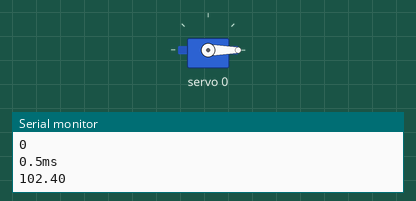
A sketch run on a simulated Arduino Uno, built with avr-gcc and run on an emulated ATmega328P. On the bench: servo, the last lines printed to the serial monitor.

Above: at 0.05 s.
At 17.45 s:
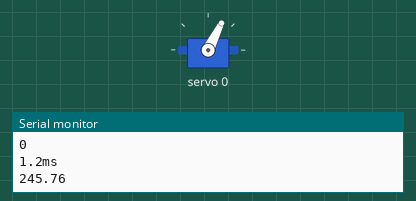
At 35.0 s:
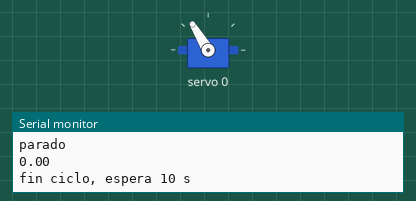
Timing chart, 0 to 45.5 s (numbered marks = the images above):
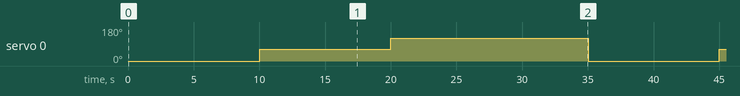

Measured:
- by itself, servo 0: repeats every 35.0 s: 121° 15.0 s, 0° 10.0 s, 63° 10.0 s

The sketch:

PrimeraPrueba.ino
```cpp
//https://www.tutorialspoint.com/arduino/arduino_servo_motor.htm#:~:text=A%20Servo%20Motor%20is%20a,angular%20position%20of%20the%20shaft.

#include <Wire.h>
#include <Adafruit_PWMServoDriver.h>
// called this way, it uses the default address 0x40
Adafruit_PWMServoDriver pwm = Adafruit_PWMServoDriver();
//#define SERVOMIN  150 // This is the 'minimum' pulse length count (out of 4096)
//#define SERVOMAX  2400 // This is the 'maximum' pulse length count (out of 4096)
//#define USMIN  600 // This is the rounded 'minimum' microsecond length based on the minimum pulse of 150
//#define USMAX  2400 // This is the rounded 'maximum' microsecond length based on the maximum pulse of 600
#define SERVO_FREQ 50 // Analog servos run at ~50 Hz updates

// our servo # counter
uint8_t servonum = 0;

void setup() {
  Serial.begin(9600);
  Serial.println("8 channel Servo test!");

  pwm.begin();
  pwm.setOscillatorFrequency(27000000);
  pwm.setPWMFreq(SERVO_FREQ);  // Analog servos run at ~50 Hz updates

  delay(10);
}


// e.g. setServoPulse(0, 0.001) is a ~1 millisecond pulse width. It's not precise!
void setServoPulse(uint8_t n, double pulse) {
  double pulselength;
  pulselength = 1000000;   // 1,000,000 us per second
  pulselength /= SERVO_FREQ;   // Analog servos run at ~60 Hz updates
  //Serial.print(pulselength); Serial.println(" us per period");
  pulselength /= 4096;  // 12 bits of resolution
  //Serial.print(pulselength); Serial.println(" us per bit");
  pulse *= 1000000;  // convert input seconds to us
  pulse /= pulselength;
  Serial.println(pulse);
  pwm.setPWM(n, 0, pulse);
}

void loop() {
      //  1.5 ms neutral
      //  1.25 ms 0 degrees
      //  1.75 ms 180 degress
      //pwm.setPWM(servonum, 0, SERVOMIN);


  Serial.println(servonum);
  Serial.println("0.5ms"); //mas rápido
  setServoPulse(0, 0.0005);
  delay(10000);

  Serial.println(servonum);
  Serial.println("1.2ms");
  setServoPulse(0, 0.0012);
  delay(10000);


  Serial.println("1.8ms"); //mas lento
   setServoPulse(0, 0.0018);

  delay(5000);
  Serial.println("parado");
  setServoPulse(0, 0.0);
  Serial.println("fin ciclo, espera 10 s");
  delay(10000);

}
```
